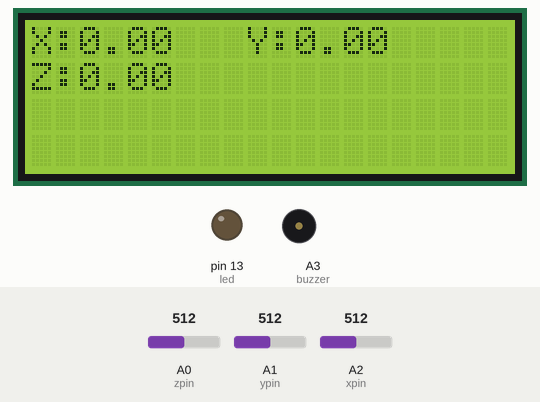
Simulated run of this sketch. Board: Arduino Uno, built with avr-gcc and run on an emulated ATmega328P. Shown: 20×4 character LCD, output pins drawn as LEDs (lit = HIGH), buzzer (waves = sounding, pin HIGH). The inputs (shaded band) are chosen by the test bench; at power-on: A0 (zpin) = 512, A1 (ypin) = 512, A2 (xpin) = 512.

Above: at 3.4 s.
3.5 s: A0 (zpin) set to 531
At 4.7 s:
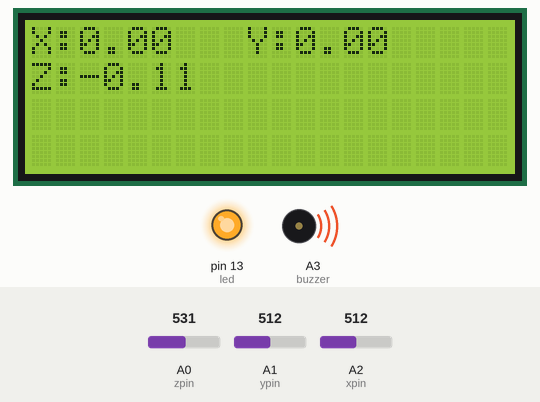
5.0 s: A0 (zpin) set to 511
At 5.6 s:
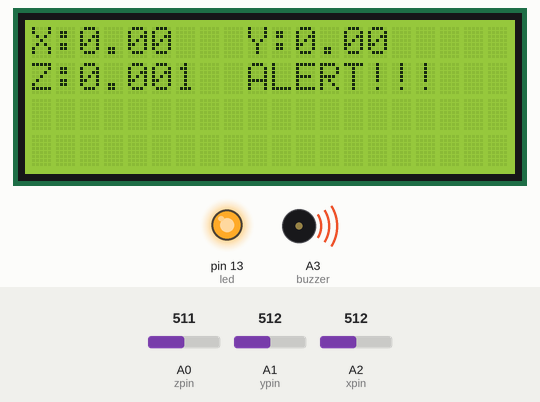
8.0 s: A1 (ypin) set to 539
At 9.8 s:
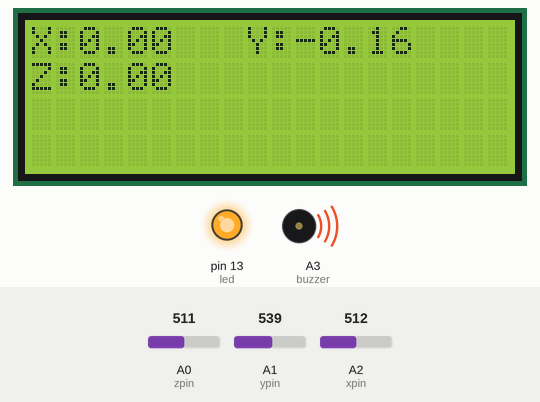
10.1 s: A2 (xpin) set to 716
At 11.3 s:
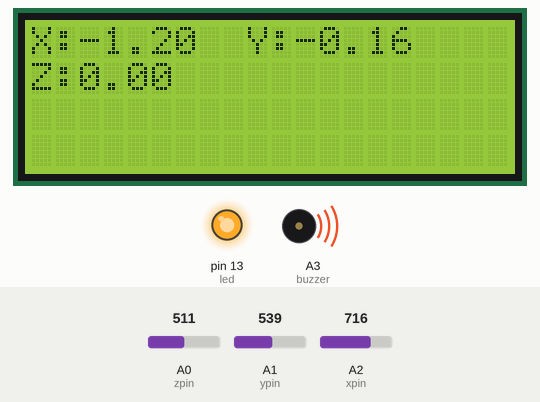
11.6 s: A1 (ypin) set to 511
At 12.8 s:
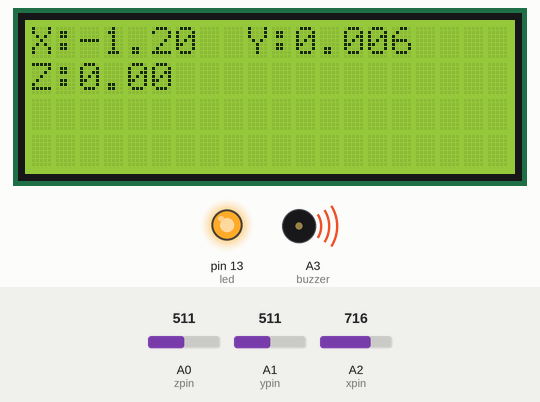
13.1 s: A2 (xpin) set to 900
At 13.9 s:
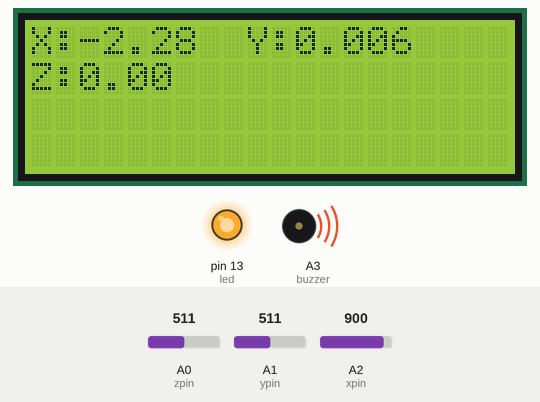
Timing chart, 0 to 15.6 s (numbered marks = the images above; inputs shaded):
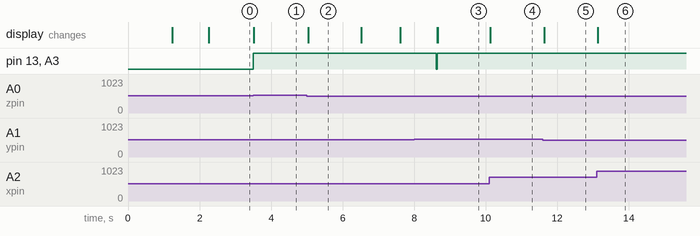

The sketch:

vibration_detection.ino
```cpp
#include <Wire.h>
#include <LiquidCrystal_I2C.h>

LiquidCrystal_I2C lcd(0x27,20,4);  // set the LCD address to 0x27 for a 16 chars and 2 line display

#define zpin A0
#define ypin A1
#define xpin A2

#define led 13
#define buzzer A3

double xsample = 0;
double ysample = 0;
double zsample = 0;

int RawMin = 0;
int RawMax = 1023;

double start;
int samples = 200;

// change with your need:
float limit = 0.06;

bool alt = false;
int buztime = 3000;

double xvalue, yvalue, zvalue;
double xchange, ychange, zchange;

long xScaled, yScaled, zScaled;
float xAccel, yAccel, zAccel;

void calibrate_now()
{
  lcd.clear();
  lcd.setCursor(0,0);
  lcd.print("Calibrating....");

  xsample = 0;
  ysample = 0;
  zsample = 0;

  for(int i=0; i<samples; i++)
  {
    xsample += analogRead(xpin);
    ysample += analogRead(ypin);
    zsample += analogRead(zpin);
  }

  xsample /= samples;
  ysample /= samples;
  zsample /= samples;

  // Convert raw values to 'milli-Gs"
  long xScale = map(xsample, RawMin, RawMax, -3000, 3000);
  long yScale = map(ysample, RawMin, RawMax, -3000, 3000);
  long zScale = map(zsample, RawMin, RawMax, -3000, 3000);

  // re-scale to fractional Gs
  xsample = xScale / 1000.0;
  ysample = yScale / 1000.0;
  zsample = zScale / 1000.0;

  delay(1000);
  lcd.clear();
  lcd.setCursor(0,0);
  lcd.print("Calibrated !");
  delay(1000);
  lcd.clear();
}

void setup() {
  // put your setup code here, to run once:
  pinMode(led, OUTPUT);
  // pinMode(buzzer, OUTPUT);

  lcd.init();                      // initialize the lcd
  lcd.init();
  // Print a message to the LCD.
  lcd.backlight();

  //Serial.begin(9600);
  calibrate_now();

}

void loop() {
  // put your main code here, to run repeatedly:
  xvalue = analogRead(xpin);
  yvalue = analogRead(ypin);
  zvalue = analogRead(zpin);

  xScaled = map(xvalue, RawMin, RawMax, -3000, 3000);
  yScaled = map(yvalue, RawMin, RawMax, -3000, 3000);
  zScaled = map(zvalue, RawMin, RawMax, -3000, 3000);

  // re-scale to fractional Gs
  xAccel = xScaled / 1000.0;
  yAccel = yScaled / 1000.0;
  zAccel = zScaled / 1000.0;


  xchange = xsample-xAccel;
  ychange = ysample-yAccel;
  zchange = zsample-zAccel;

  // Vibration detection algorithm:
  if(abs(xchange) > limit || abs(ychange) > limit || abs(zchange) > limit)
  {
    if(!alt)
    start = millis();

    alt = true;
  }
  else if(alt)
  {
    lcd.setCursor(9,1);
    lcd.print("ALERT!!!");

    // Buz upto 5 second in earthquake:
    if(millis() >= start+buztime)
    {
      calibrate_now();
      alt = false;
      lcd.setCursor(9,1);
      lcd.print("           ");
    }
  }

  // LED and buzzer code:
  digitalWrite(led, alt);

  if(alt)
  {
    analogWrite(buzzer, 130);
  }
  else
  {
    analogWrite(buzzer, 0);
  }

  lcd.setCursor(0,0);
  lcd.print("X:");
  lcd.print(xchange, 2);
  lcd.setCursor(9,0);
  lcd.print("Y:");
  lcd.print(ychange, 2);
  lcd.setCursor(0,1);
  lcd.print("Z:");
  lcd.print(zchange, 2);

//  lcd.setCursor(0,0);
//  lcd.print("X: ");
//  lcd.print(int(xvalue));
//  lcd.setCursor(9,0);
//  lcd.print("Y: ");
//  lcd.print(int(yvalue));
//  lcd.setCursor(0,1);
//  lcd.print("Z: ");
//  lcd.print(int(zvalue));
}
```

Measured:
- the behaviour switches between 522 and 523 on A0 (zpin) (found by bisection; images 0 and 1)
- the behaviour switches between 522 and 523 on A1 (ypin) (found by bisection; images 2 and 3)
- after the input at 3.5 s, pin 13 (led), A3 (buzzer): LOW → HIGH at once; the display: changes at once (image 1)
- after the input at 5.0 s, the display: changes at once (image 2)
- after the input at 8.0 s, the display: first differs from a run without the input after 0.65 s (image 3)
- after the input at 10.1 s, the display: changes at once (image 4)
- after the input at 11.6 s, the display: changes at once (image 5)
- after the input at 13.1 s, the display: changes at once (image 6)
